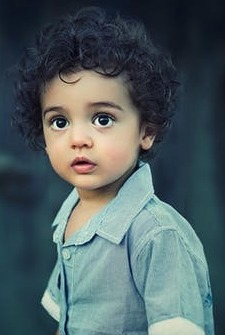
#> input picture FinalSubmission/Input Images/kid2.jpg, 225 x 335 px
$ jupyter execute --allow-errors FinalSubmission.ipynb
#> lines starting #> are read from the running program, lines starting #| are printed output that depends on the picture; after the words box and inside, x2 and y2 are one past the last pixel; in counts of white or black regions, pixels touching at a corner belong together
[cell 1]
import numpy as np
import cv2 as cv
from matplotlib import pyplot as plt
img = cv.imread('Input Images/kid2.jpg')
#> img is the input picture: shape (335, 225, 3); mean B, G, R 98.3, 95.4, 80
bgdModel = np.zeros((1,65),np.float64)
fgdModel = np.zeros((1,65),np.float64)
res = cv.resize(img,(210,250), interpolation = cv.INTER_CUBIC)
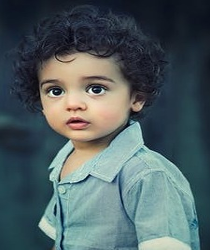
#> res: shape (250, 210, 3); mean B, G, R 98.3, 95.4, 80
mask = np.zeros(res.shape[:2],np.uint8)
#rect = (35,20,160,180)
rect = (30,1,170,185)

#circ = (100,110,80)
cv.grabCut(res,mask,rect,bgdModel,fgdModel,20,cv.GC_INIT_WITH_RECT)

mask2 = np.where((mask==2)|(mask==0),0,1).astype('uint8')
res = res*mask2[:,:,np.newaxis]
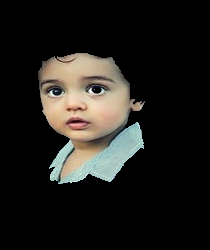
#> res: shape (250, 210, 3); mean B, G, R 27.4, 31, 32.8
cv.imwrite('cropped.png',res)
plt.imshow(res),plt.colorbar(),plt.show()
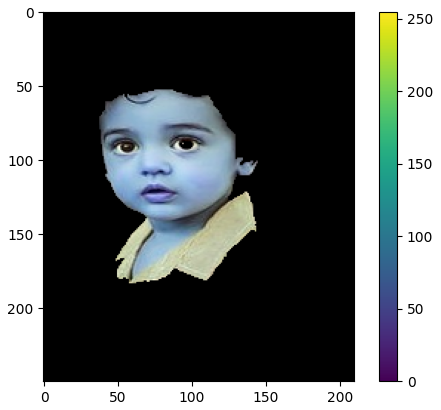
#> figure drawn by matplotlib, 2 panels; B, G, R data is drawn as R, G, B

file_name = "cropped.png"
src = cv.imread(file_name, 1)
tmp = cv.cvtColor(src, cv.COLOR_BGR2GRAY)
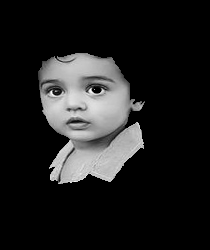
#> tmp: shape (250, 210); min 0, max 255, mean 31.1
_,alpha = cv.threshold(tmp,0,255,cv.THRESH_BINARY)
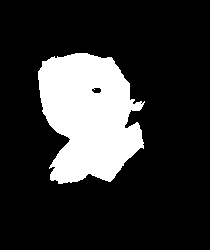
#> alpha: shape (250, 210); 19.1% white; 1 white region, box (x1, y1, x2, y2) and area: (38, 53, 145, 184) 10041
b, g, r = cv.split(src)
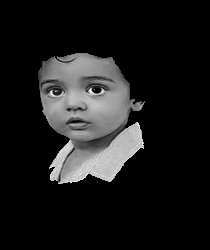
#> b: shape (250, 210); min 0, max 255, mean 27.4
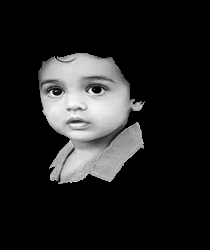
#> r: shape (250, 210); min 0, max 255, mean 32.8
rgba = [b,g,r, alpha]
dst = cv.merge(rgba,4)
cv.imwrite("test.png", dst)
#> Out = True

$ run again, with FinalSubmission/Input Images/kid1.jpg copied over FinalSubmission/Input Images/kid2.jpg
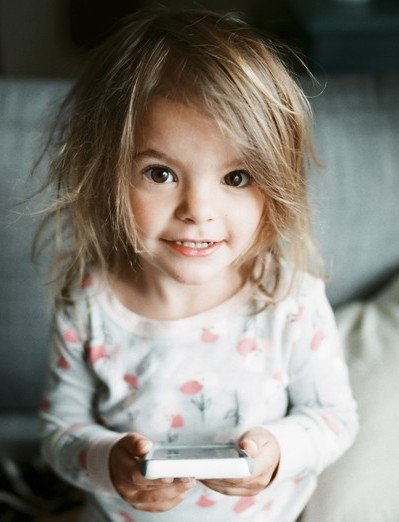
#> input picture FinalSubmission/Input Images/kid1.jpg, 399 x 522 px
#> img is the input picture: shape (522, 399, 3); mean B, G, R 123.2, 131.4, 135.8
#> `_,alpha = cv.threshold(tmp,0,255,cv.THRESH_BINARY)`:
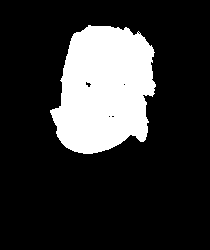
#> alpha: shape (250, 210); 19.6% white; 1 white region, box (x1, y1, x2, y2) and area: (50, 25, 156, 154) 10283
#> `b, g, r = cv.split(src)`:
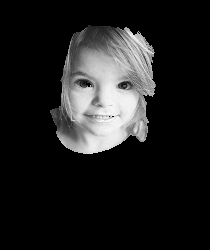
#> r: shape (250, 210); min 0, max 255, mean 31.5
#> Out = True

$ run again, with FinalSubmission/Input Images/2.jpg copied over FinalSubmission/Input Images/kid2.jpg
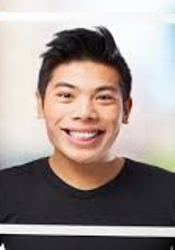
#> input picture FinalSubmission/Input Images/2.jpg, 175 x 250 px
#> img is the input picture: shape (250, 175, 3); mean B, G, R 144.7, 148.7, 160.6
#> `_,alpha = cv.threshold(tmp,0,255,cv.THRESH_BINARY)`:
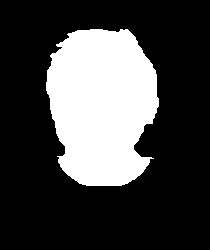
#> alpha: shape (250, 210); 26.6% white; 1 white region, box (x1, y1, x2, y2) and area: (46, 29, 159, 186) 13988
#> `b, g, r = cv.split(src)`:
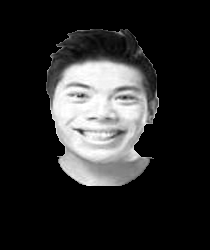
#> r: shape (250, 210); min 0, max 255, mean 42.6
#> Out = True

$ run again, with FinalSubmission/Input Images/4.jpg copied over FinalSubmission/Input Images/kid2.jpg
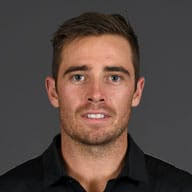
#> input picture FinalSubmission/Input Images/4.jpg, 192 x 192 px
#> img is the input picture: shape (192, 192, 3); mean B, G, R 64.9, 71, 86.9
#> alpha: shape (250, 210); 26.7% white; 1 white region, box (x1, y1, x2, y2) and area: (50, 16, 158, 186) 14023
#> `b, g, r = cv.split(src)`:
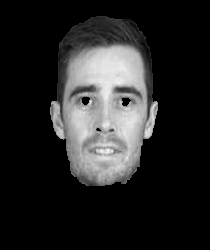
#> r: shape (250, 210); min 0, max 246, mean 38.5
#> Out = True
